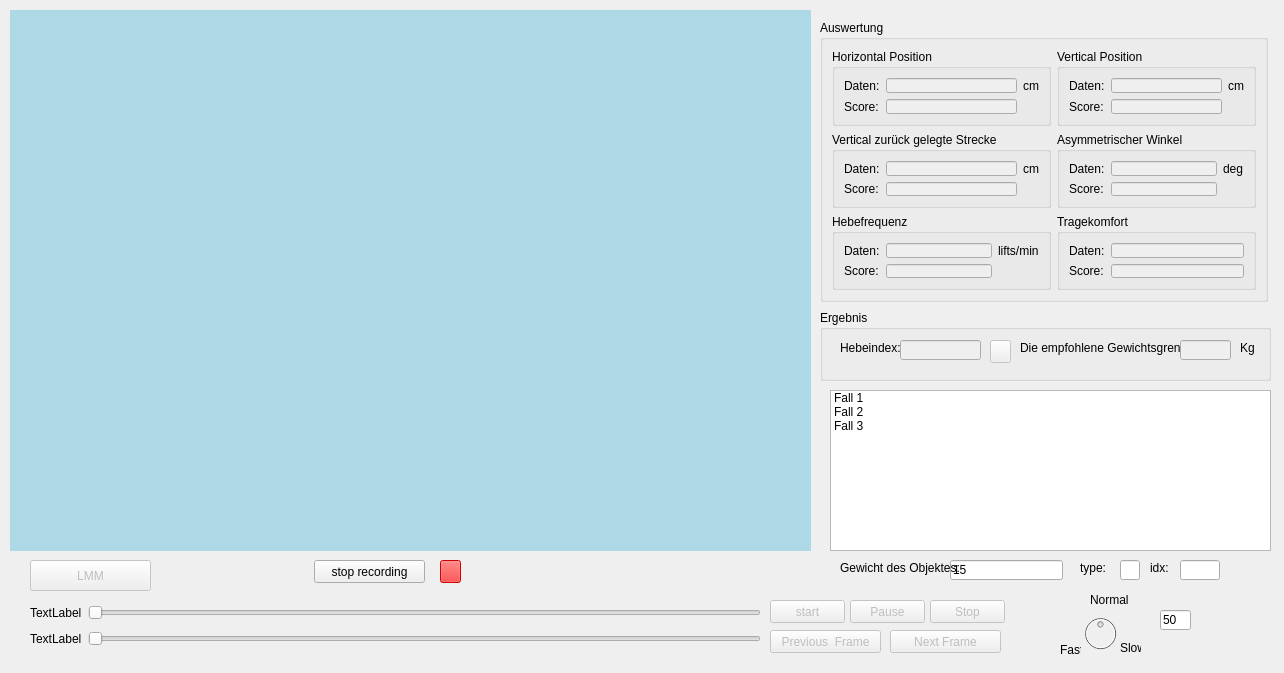
<?xml version="1.0" encoding="UTF-8"?>
<ui version="4.0">
 <class>Form</class>
 <widget class="QWidget" name="Form">
  <property name="geometry">
   <rect>
    <x>0</x>
    <y>0</y>
    <width>1284</width>
    <height>673</height>
   </rect>
  </property>
  <property name="windowTitle">
   <string>Form</string>
  </property>
  <widget class="QLabel" name="label">
   <property name="geometry">
    <rect>
     <x>10</x>
     <y>10</y>
     <width>801</width>
     <height>541</height>
    </rect>
   </property>
   <property name="styleSheet">
    <string notr="true">background-color: lightblue;</string>
   </property>
   <property name="text">
    <string/>
   </property>
  </widget>
  <widget class="QPushButton" name="btn_start">
   <property name="enabled">
    <bool>false</bool>
   </property>
   <property name="geometry">
    <rect>
     <x>770</x>
     <y>600</y>
     <width>75</width>
     <height>23</height>
    </rect>
   </property>
   <property name="text">
    <string>start</string>
   </property>
  </widget>
  <widget class="QPushButton" name="btn_pause">
   <property name="enabled">
    <bool>false</bool>
   </property>
   <property name="geometry">
    <rect>
     <x>850</x>
     <y>600</y>
     <width>75</width>
     <height>23</height>
    </rect>
   </property>
   <property name="text">
    <string>Pause</string>
   </property>
  </widget>
  <widget class="QPushButton" name="btn_stop">
   <property name="enabled">
    <bool>false</bool>
   </property>
   <property name="geometry">
    <rect>
     <x>930</x>
     <y>600</y>
     <width>75</width>
     <height>23</height>
    </rect>
   </property>
   <property name="text">
    <string>Stop</string>
   </property>
  </widget>
  <widget class="QDial" name="dial_frameSpeed">
   <property name="enabled">
    <bool>false</bool>
   </property>
   <property name="geometry">
    <rect>
     <x>1080</x>
     <y>603</y>
     <width>41</width>
     <height>61</height>
    </rect>
   </property>
   <property name="minimum">
    <number>1</number>
   </property>
   <property name="maximum">
    <number>400</number>
   </property>
   <property name="value">
    <number>200</number>
   </property>
  </widget>
  <widget class="QPushButton" name="btn_preFrame">
   <property name="enabled">
    <bool>false</bool>
   </property>
   <property name="geometry">
    <rect>
     <x>770</x>
     <y>630</y>
     <width>111</width>
     <height>23</height>
    </rect>
   </property>
   <property name="text">
    <string>Previous  Frame</string>
   </property>
  </widget>
  <widget class="QPushButton" name="btn_nexFrame">
   <property name="enabled">
    <bool>false</bool>
   </property>
   <property name="geometry">
    <rect>
     <x>890</x>
     <y>630</y>
     <width>111</width>
     <height>23</height>
    </rect>
   </property>
   <property name="text">
    <string>Next Frame</string>
   </property>
  </widget>
  <widget class="QLabel" name="lab_diaRechts">
   <property name="geometry">
    <rect>
     <x>1120</x>
     <y>640</y>
     <width>21</width>
     <height>16</height>
    </rect>
   </property>
   <property name="text">
    <string>Slow</string>
   </property>
  </widget>
  <widget class="QLabel" name="lab_diaMitte">
   <property name="geometry">
    <rect>
     <x>1090</x>
     <y>590</y>
     <width>41</width>
     <height>20</height>
    </rect>
   </property>
   <property name="text">
    <string>Normal</string>
   </property>
  </widget>
  <widget class="QLabel" name="lab_diaLinks">
   <property name="geometry">
    <rect>
     <x>1060</x>
     <y>640</y>
     <width>21</width>
     <height>20</height>
    </rect>
   </property>
   <property name="text">
    <string>Fast</string>
   </property>
  </widget>
  <widget class="QLineEdit" name="lineE_FrameSpeed">
   <property name="geometry">
    <rect>
     <x>1160</x>
     <y>610</y>
     <width>31</width>
     <height>20</height>
    </rect>
   </property>
   <property name="text">
    <string>50</string>
   </property>
  </widget>
  <widget class="QListWidget" name="listWi_Lifts">
   <property name="geometry">
    <rect>
     <x>830</x>
     <y>390</y>
     <width>441</width>
     <height>161</height>
    </rect>
   </property>
   <item>
    <property name="text">
     <string>Fall 1</string>
    </property>
   </item>
   <item>
    <property name="text">
     <string>Fall 2</string>
    </property>
   </item>
   <item>
    <property name="text">
     <string>Fall 3</string>
    </property>
   </item>
  </widget>
  <widget class="QWidget" name="layoutWidget">
   <property name="geometry">
    <rect>
     <x>30</x>
     <y>600</y>
     <width>731</width>
     <height>52</height>
    </rect>
   </property>
   <layout class="QGridLayout" name="gridLayout">
    <item row="0" column="0">
     <widget class="QLabel" name="lab_framVon">
      <property name="text">
       <string>TextLabel</string>
      </property>
     </widget>
    </item>
    <item row="0" column="1">
     <widget class="QSlider" name="hSlid_VideoMoverVon">
      <property name="enabled">
       <bool>false</bool>
      </property>
      <property name="orientation">
       <enum>Qt::Horizontal</enum>
      </property>
     </widget>
    </item>
    <item row="1" column="1">
     <widget class="QSlider" name="hSlid_VideoMoverBis">
      <property name="enabled">
       <bool>false</bool>
      </property>
      <property name="orientation">
       <enum>Qt::Horizontal</enum>
      </property>
     </widget>
    </item>
    <item row="1" column="0">
     <widget class="QLabel" name="lab_frameBis">
      <property name="text">
       <string>TextLabel</string>
      </property>
     </widget>
    </item>
   </layout>
  </widget>
  <widget class="QGroupBox" name="groupBox">
   <property name="geometry">
    <rect>
     <x>820</x>
     <y>20</y>
     <width>448</width>
     <height>282</height>
    </rect>
   </property>
   <property name="title">
    <string>Auswertung</string>
   </property>
   <layout class="QGridLayout" name="gridLayout_8">
    <item row="0" column="0">
     <widget class="QGroupBox" name="groupBox_2">
      <property name="title">
       <string>Horizontal Position</string>
      </property>
      <layout class="QGridLayout" name="gridLayout_2">
       <item row="0" column="0">
        <widget class="QLabel" name="label_2">
         <property name="text">
          <string>Daten:</string>
         </property>
        </widget>
       </item>
       <item row="0" column="1">
        <widget class="QLineEdit" name="lineE_horiPos_data">
         <property name="enabled">
          <bool>false</bool>
         </property>
        </widget>
       </item>
       <item row="1" column="1">
        <widget class="QLineEdit" name="lineE_horiPos_score">
         <property name="enabled">
          <bool>false</bool>
         </property>
        </widget>
       </item>
       <item row="1" column="0">
        <widget class="QLabel" name="label_7">
         <property name="text">
          <string>Score:</string>
         </property>
        </widget>
       </item>
       <item row="0" column="2">
        <widget class="QLabel" name="label_3">
         <property name="text">
          <string>cm</string>
         </property>
        </widget>
       </item>
      </layout>
     </widget>
    </item>
    <item row="0" column="1">
     <widget class="QGroupBox" name="groupBox_3">
      <property name="title">
       <string>Vertical Position</string>
      </property>
      <layout class="QGridLayout" name="gridLayout_3">
       <item row="0" column="0">
        <widget class="QLabel" name="label_8">
         <property name="text">
          <string>Daten:</string>
         </property>
        </widget>
       </item>
       <item row="0" column="1">
        <widget class="QLineEdit" name="lineE_vertiPos_data">
         <property name="enabled">
          <bool>false</bool>
         </property>
        </widget>
       </item>
       <item row="0" column="2">
        <widget class="QLabel" name="label_9">
         <property name="text">
          <string>cm</string>
         </property>
        </widget>
       </item>
       <item row="1" column="0">
        <widget class="QLabel" name="label_10">
         <property name="text">
          <string>Score:</string>
         </property>
        </widget>
       </item>
       <item row="1" column="1">
        <widget class="QLineEdit" name="lineE_vertiPos_score">
         <property name="enabled">
          <bool>false</bool>
         </property>
        </widget>
       </item>
      </layout>
     </widget>
    </item>
    <item row="1" column="0">
     <widget class="QGroupBox" name="groupBox_4">
      <property name="title">
       <string>Vertical zurück gelegte Strecke</string>
      </property>
      <layout class="QGridLayout" name="gridLayout_4">
       <item row="0" column="0">
        <widget class="QLabel" name="label_11">
         <property name="text">
          <string>Daten:</string>
         </property>
        </widget>
       </item>
       <item row="0" column="1">
        <widget class="QLineEdit" name="lineE_vertiTravel_data">
         <property name="enabled">
          <bool>false</bool>
         </property>
        </widget>
       </item>
       <item row="0" column="2">
        <widget class="QLabel" name="label_12">
         <property name="text">
          <string>cm</string>
         </property>
        </widget>
       </item>
       <item row="1" column="0">
        <widget class="QLabel" name="label_13">
         <property name="text">
          <string>Score:</string>
         </property>
        </widget>
       </item>
       <item row="1" column="1">
        <widget class="QLineEdit" name="lineE_vertiTravel_score">
         <property name="enabled">
          <bool>false</bool>
         </property>
        </widget>
       </item>
      </layout>
     </widget>
    </item>
    <item row="1" column="1">
     <widget class="QGroupBox" name="groupBox_5">
      <property name="title">
       <string>Asymmetrischer Winkel</string>
      </property>
      <layout class="QGridLayout" name="gridLayout_5">
       <item row="0" column="0">
        <widget class="QLabel" name="label_14">
         <property name="text">
          <string>Daten:</string>
         </property>
        </widget>
       </item>
       <item row="0" column="1">
        <widget class="QLineEdit" name="lineE_asyDeg_data">
         <property name="enabled">
          <bool>false</bool>
         </property>
        </widget>
       </item>
       <item row="0" column="2">
        <widget class="QLabel" name="label_15">
         <property name="text">
          <string>deg</string>
         </property>
        </widget>
       </item>
       <item row="1" column="0">
        <widget class="QLabel" name="label_16">
         <property name="text">
          <string>Score:</string>
         </property>
        </widget>
       </item>
       <item row="1" column="1">
        <widget class="QLineEdit" name="lineE_asyDeg_score">
         <property name="enabled">
          <bool>false</bool>
         </property>
        </widget>
       </item>
      </layout>
     </widget>
    </item>
    <item row="2" column="0">
     <widget class="QGroupBox" name="groupBox_6">
      <property name="title">
       <string>Hebefrequenz</string>
      </property>
      <layout class="QGridLayout" name="gridLayout_6">
       <item row="0" column="0">
        <widget class="QLabel" name="label_17">
         <property name="text">
          <string>Daten:</string>
         </property>
        </widget>
       </item>
       <item row="0" column="1">
        <widget class="QLineEdit" name="lineE_liftSeq_data">
         <property name="enabled">
          <bool>false</bool>
         </property>
        </widget>
       </item>
       <item row="0" column="2">
        <widget class="QLabel" name="label_18">
         <property name="text">
          <string>lifts/min</string>
         </property>
        </widget>
       </item>
       <item row="1" column="0">
        <widget class="QLabel" name="label_19">
         <property name="text">
          <string>Score:</string>
         </property>
        </widget>
       </item>
       <item row="1" column="1">
        <widget class="QLineEdit" name="lineE_liftSeq_score">
         <property name="enabled">
          <bool>false</bool>
         </property>
        </widget>
       </item>
      </layout>
     </widget>
    </item>
    <item row="2" column="1">
     <widget class="QGroupBox" name="groupBox_7">
      <property name="title">
       <string>Tragekomfort</string>
      </property>
      <layout class="QGridLayout" name="gridLayout_7">
       <item row="0" column="1">
        <widget class="QLineEdit" name="lineE_dogging_data">
         <property name="enabled">
          <bool>false</bool>
         </property>
        </widget>
       </item>
       <item row="0" column="0">
        <widget class="QLabel" name="label_20">
         <property name="text">
          <string>Daten:</string>
         </property>
        </widget>
       </item>
       <item row="1" column="1">
        <widget class="QLineEdit" name="lineE_dogging_score">
         <property name="enabled">
          <bool>false</bool>
         </property>
        </widget>
       </item>
       <item row="1" column="0">
        <widget class="QLabel" name="label_22">
         <property name="text">
          <string>Score:</string>
         </property>
        </widget>
       </item>
      </layout>
     </widget>
    </item>
   </layout>
  </widget>
  <widget class="QGroupBox" name="groupBox_8">
   <property name="geometry">
    <rect>
     <x>820</x>
     <y>310</y>
     <width>451</width>
     <height>71</height>
    </rect>
   </property>
   <property name="title">
    <string>Ergebnis</string>
   </property>
   <widget class="QLabel" name="label_21">
    <property name="geometry">
     <rect>
      <x>20</x>
      <y>30</y>
      <width>61</width>
      <height>16</height>
     </rect>
    </property>
    <property name="text">
     <string>Hebeindex:</string>
    </property>
   </widget>
   <widget class="QLineEdit" name="lineE_LI">
    <property name="enabled">
     <bool>false</bool>
    </property>
    <property name="geometry">
     <rect>
      <x>80</x>
      <y>30</y>
      <width>81</width>
      <height>20</height>
     </rect>
    </property>
   </widget>
   <widget class="QLabel" name="label_23">
    <property name="geometry">
     <rect>
      <x>200</x>
      <y>30</y>
      <width>161</width>
      <height>16</height>
     </rect>
    </property>
    <property name="text">
     <string>Die empfohlene Gewichtsgrenze:</string>
    </property>
   </widget>
   <widget class="QPushButton" name="btnLicht">
    <property name="enabled">
     <bool>false</bool>
    </property>
    <property name="geometry">
     <rect>
      <x>170</x>
      <y>30</y>
      <width>21</width>
      <height>23</height>
     </rect>
    </property>
    <property name="styleSheet">
     <string notr="true"/>
    </property>
    <property name="text">
     <string/>
    </property>
   </widget>
   <widget class="QLineEdit" name="lineE_RWL">
    <property name="enabled">
     <bool>false</bool>
    </property>
    <property name="geometry">
     <rect>
      <x>360</x>
      <y>30</y>
      <width>51</width>
      <height>20</height>
     </rect>
    </property>
   </widget>
   <widget class="QLabel" name="label_24">
    <property name="geometry">
     <rect>
      <x>420</x>
      <y>30</y>
      <width>21</width>
      <height>16</height>
     </rect>
    </property>
    <property name="text">
     <string>Kg</string>
    </property>
   </widget>
  </widget>
  <widget class="QPushButton" name="btn_stopRecod">
   <property name="geometry">
    <rect>
     <x>314</x>
     <y>560</y>
     <width>111</width>
     <height>23</height>
    </rect>
   </property>
   <property name="text">
    <string>stop recording</string>
   </property>
  </widget>
  <widget class="QPushButton" name="btnRecodLight">
   <property name="enabled">
    <bool>false</bool>
   </property>
   <property name="geometry">
    <rect>
     <x>440</x>
     <y>560</y>
     <width>21</width>
     <height>23</height>
    </rect>
   </property>
   <property name="styleSheet">
    <string notr="true">background-color: rgb(255, 0, 0);</string>
   </property>
   <property name="text">
    <string/>
   </property>
  </widget>
  <widget class="QPushButton" name="btn_showLMM">
   <property name="enabled">
    <bool>false</bool>
   </property>
   <property name="geometry">
    <rect>
     <x>30</x>
     <y>560</y>
     <width>121</width>
     <height>31</height>
    </rect>
   </property>
   <property name="text">
    <string>LMM</string>
   </property>
  </widget>
  <widget class="QLineEdit" name="lineE_liftGewicht">
   <property name="geometry">
    <rect>
     <x>950</x>
     <y>560</y>
     <width>113</width>
     <height>20</height>
    </rect>
   </property>
   <property name="text">
    <string>15</string>
   </property>
  </widget>
  <widget class="QLabel" name="label_4">
   <property name="geometry">
    <rect>
     <x>840</x>
     <y>560</y>
     <width>121</width>
     <height>16</height>
    </rect>
   </property>
   <property name="text">
    <string>Gewicht des Objektes:</string>
   </property>
  </widget>
  <widget class="QLineEdit" name="lineE_LMM">
   <property name="geometry">
    <rect>
     <x>1120</x>
     <y>560</y>
     <width>20</width>
     <height>20</height>
    </rect>
   </property>
   <property name="text">
    <string/>
   </property>
  </widget>
  <widget class="QLabel" name="label_5">
   <property name="geometry">
    <rect>
     <x>1080</x>
     <y>560</y>
     <width>40</width>
     <height>16</height>
    </rect>
   </property>
   <property name="text">
    <string>type:</string>
   </property>
  </widget>
  <widget class="QLineEdit" name="lineE_idx">
   <property name="geometry">
    <rect>
     <x>1180</x>
     <y>560</y>
     <width>40</width>
     <height>20</height>
    </rect>
   </property>
   <property name="text">
    <string/>
   </property>
  </widget>
  <widget class="QLabel" name="label_6">
   <property name="geometry">
    <rect>
     <x>1150</x>
     <y>560</y>
     <width>30</width>
     <height>16</height>
    </rect>
   </property>
   <property name="text">
    <string>idx:</string>
   </property>
  </widget>
 </widget>
 <resources/>
 <connections/>
</ui>
